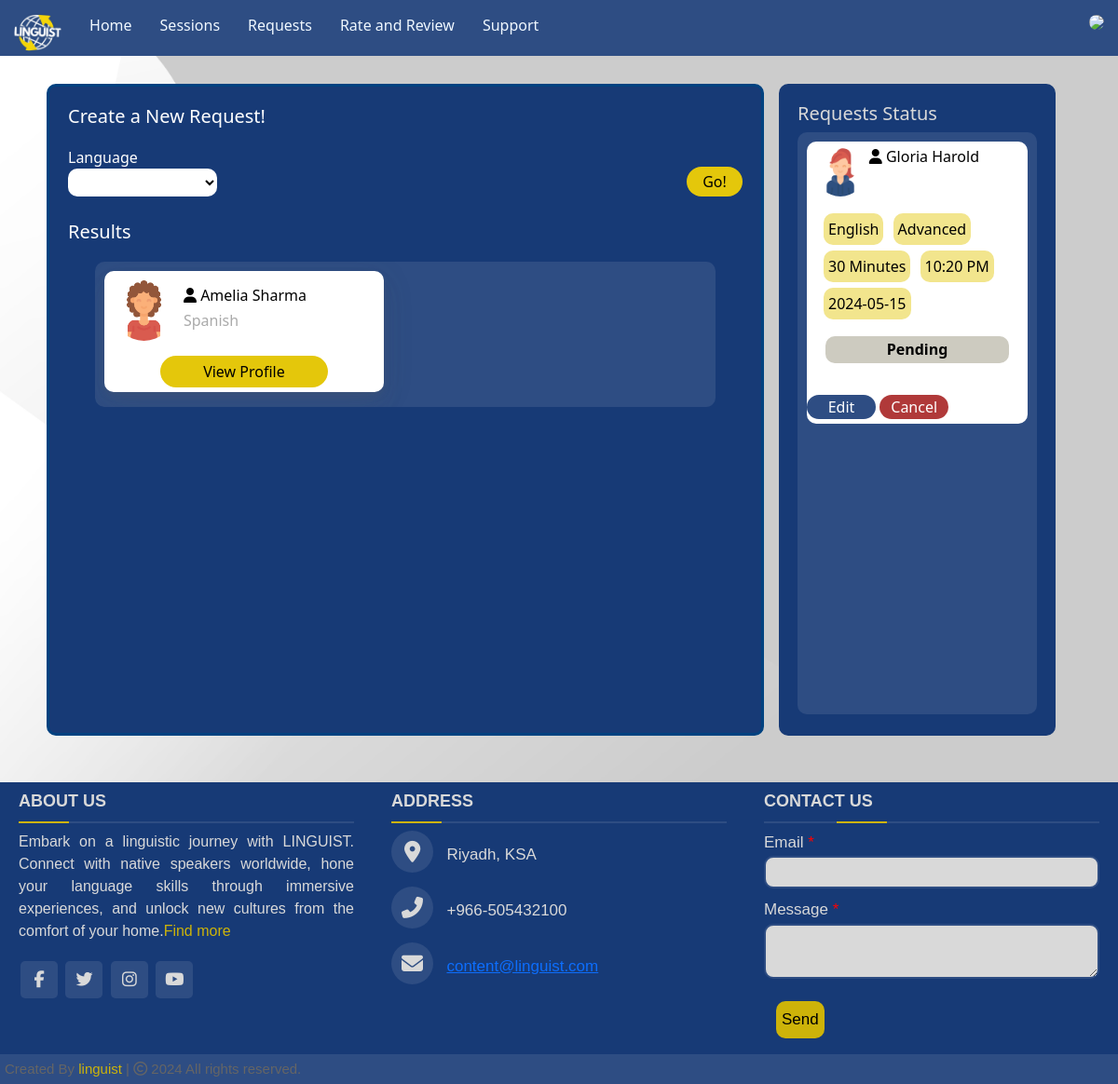
Screenshot of /php/learnerRequest2.php?Language=Spanish (signed in) with the database file from the repository.
### tables this page shows
CREATE TABLE `tutor_languages` (
  `P_ID` int(11) NOT NULL,
  `Language` varchar(50) NOT NULL
);

CREATE TABLE `tutor` (
  `ID` int(11) NOT NULL,
  `Email` varchar(255) NOT NULL,
  `image` varchar(255) DEFAULT NULL,
  `Firstname` varchar(70) NOT NULL,
  `Lastname` varchar(70) NOT NULL,
  `age` varchar(10) NOT NULL,
  `gender` varchar(20) NOT NULL,
  `password` varchar(40) NOT NULL,
  `PhoneNumber` varchar(10) DEFAULT NULL,
  `city` varchar(100) DEFAULT NULL,
  `bio` varchar(900) DEFAULT NULL,
  `experience` varchar(800) DEFAULT NULL,
  `eduction` varchar(800) DEFAULT NULL,
  `reset_token` varchar(200) DEFAULT NULL,
  `Price` double DEFAULT NULL
);

CREATE TABLE `request` (
  `P_ID` int(11) NOT NULL,
  `L_ID` int(11) NOT NULL,
  `Time` time NOT NULL,
  `Date` date NOT NULL,
  `Duration` int(10) NOT NULL,
  `Language` varchar(15) NOT NULL,
  `Level` varchar(15) NOT NULL,
  `Status` varchar(15) NOT NULL DEFAULT 'Pending',
  `Price` double NOT NULL
);

### php/learnerRequest2.php (the view, shortened to what this page needs)
<?php
    if (!$conn = mysqli_connect(DB_HOST,DB_USER,DB_PSWD,DB_NAME))
        die("Connection failed.");
?>
<!DOCTYPE html>
<html>
    <head>
        <link rel="stylesheet" href="../css/learnerRequest2.css">
        <link rel="stylesheet" href="../css/tutorReq.css">
        <link rel="stylesheet" href="../css/footer.css">
         <link rel="stylesheet" href="../header_folder/headerPartner.css">
        <link href="https://cdn.jsdelivr.net/npm/bootstrap@5.0.2/dist/css/bootstrap.min.css" rel="stylesheet">
    </head>
    <body>
        <header id="header">
            <div id="header-div">
            <nav class="fixed-top" id="main-nav">
                <ul id="ul1">
                    <li><img src="../images/linguistBlueAndWhite.jpg" alt="LINGUIST logo"  id="logo-img" ></li>
                    <li class="list1-item"><a href="HomePageLearner.php" class="list1-item">Home</a></li>
                    <li class="list1-item"><a href="SESSionLearner.php">Sessions</a></li>
                    <li class="list1-item" ><a href="learnerRequest2.php">Requests</a></li>
                    <li class="list1-item"><a href="RateAndReview.php">Rate and Review</a></li>
                    <li class="list1-item"><a href="Supports.php">Support</a></li>
                </ul>
                <ul id="ul2">
                    <li id="acnt li">
                        <nav id="account-nav"><img src="../images/<?php echo  $image?>" id="account-img">
                        </nav>
                    </li>
                </ul>
            </nav>
        </div>
         </header>
         <main class="grid-container">
        <div class="containing-div">
            <div class="request_div inner-div">
                <h5 id="new-req-header">Create a New Request!</h5>
                <form method="get">
                    <fieldset>
                        <div class="fieldset-container">
                        <div class="select-container">
                            <label>Language<br>
                                <div class="selectWrapper">
                                    <select class="input-box" name="Language">
                                        <option></option>
                                        <option>English</option>
                                    </select>
                                </div>
                            </label>
                        </div>
                        <div class="btn-container">
                            <button class="selectWrapper" id="go-btn">Go!</button>
                        </div>
                    </div>
                    </fieldset>
                </form>
                 <h5 id="result-header">Results</h5>
                <div class="result">
                <div class="result-carousel">
                    <?php
 if(isset($_GET['Language'])  ) {
    $sql = "SELECT * FROM tutor, tutor_languages where Language='" .$_GET['Language']."' AND P_ID=ID ";
    $result = mysqli_query($conn, $sql);
    if (mysqli_num_rows($result) > 0) {
        while($row = mysqli_fetch_assoc($result)) {
                    echo
                    '
                    <div class="result-cell">
                    <div class="acc-info">
                    <img class="result-img" src="../images/'.$row['image'].'" alt="account image">
                     <div class="more-info"><h6>
                    <i class="fa-solid fa-user"></i> '.$row['Firstname']. " "  .$row['Lastname'].' </h6>
                    <h6 id="categories">'.$row['Language'].' </h6> </div> </div>
                    <div class="bio"><p>'.'</p></div>
                    <form action="tutor_profile_page.php" method="post">
    <input type="hidden" name="tutor_id" value="'.$row['ID'].'">
    <input type="hidden" name="language" value="'.$_GET['Language'].'">
    <div type="submit" class="post-req-btn"><button>View Profile</button></div></div>
</form>';
                    }}
                    else
                    echo '<h3>No results.</h3>';
             }
    ?>
</div>
                </div>
            </div>
            <div class="status-div inner-div">
                <h5>Requests Status</h5>
                <div class="inner-status">
        <?php
$sql2 = "SELECT * FROM request,tutor where L_ID='" .$_SESSION['user_id']. "' AND P_ID = tutor.ID" ;
$result2 = mysqli_query($conn, $sql2);
if (mysqli_num_rows($result2) > 0) {
    while($row2 = mysqli_fetch_assoc($result2)) {
        if( strcasecmp($row2["Status"], "accepted") == 0 ||  strcasecmp($row2["Status"], "rejected") == 0){
               echo     '<div class="status-cell">
                        <div class="acc-info">
                            <img src="../images/'.$row2['image'].'" alt="account image">
                            <div class="status-info">
                               <h6><i class="fa-solid fa-user"></i> '.$row2['Firstname']. " "  .$row2['Lastname'].'</h6>
                            </div>
                           </div>
                           <div class="specifications-div">
                           <div class="language specifications">'.$row2['Language'].'</div>
                           <div class="level specifications">'.$row2['Level'].'</div>
                           <div class="duration specifications">'.$row2['Duration'].' Minutes</div>
                           <div class="time specifications">'.date("h:i A", strtotime($row2['Time'])).'</div>
                           <div class="date specifications">'.$row2['Date'].'</div>
                       </div>
                                           <h6 class="status" id="'.$row2['Status'].'">'.$row2['Status'].'</h6><br>
                                           <button class="edit" id="disabled">Edit</button>
                                            <button class="cancel" id="disabled">Cancel</button>
                    </div>';
    } elseif( strcasecmp($row2["Status"], "pending") == 0){
        echo     '<div class="status-cell">
        <div class="acc-info">
            <img src="../images/'.$row2['image'].'" alt="account image">
            <div class="status-info">
               <h6><i class="fa-solid fa-user"></i> '.$row2['Firstname']. " "  .$row2['Lastname'].'</h6>
            </div>
           </div>
           <div class="specifications-div">
           <div class="language specifications">'.$row2['Language'].'</div>
           <div class="level specifications">'.$row2['Level'].'</div>
           <div class="duration specifications">'.$row2['Duration'].' Minutes</div>
           <div class="time specifications">'.date("h:i A", strtotime($row2['Time'])).'</div>
           <div class="date specifications">'.$row2['Date'].'</div>
       </div>
           <h6 class="status" id="pending">'.$row2['Status'].'</h6><br>
           <form action="EditRequest.php" method="post">
                        <input type="hidden" name="p_id" value="'.$row2['P_ID'].'">
                        <input type="hidden" name="l_id" value="'.$_SESSION['user_id'].'">
                        <input type="hidden" name="time" value="'.$row2['Time'].'">
                        <input type="hidden" name="date" value="'.$row2['Date'].'">
                        <button class="edit" type="submit">Edit</button>
                        </form>
             <form action="'.$_SERVER['PHP_SELF'].'" method="post">
           <input type="hidden" name="p_id" value="' .$row2['P_ID'].'">
           <input type="hidden" name="l_id" value="'. $_SESSION['user_id'].'">
           <input type="hidden" name="time" value="'.$row2['Time'].'">
           <input type="hidden" name="date" value="'.$row2['Date'].'">
           <button class="cancel" type="submit" name="cancel" value="cancel">Cancel</button>
       </form>
    </div>';
    }
}}else echo 'no result';
                ?>
                </div>
            </div>
        </div>
         </main>
         <footer>
            <div class="main-content">
              <div class="left box">
                <h2>About us</h2>
                <div class="content">
                  <p> Embark on a linguistic journey with LINGUIST. Connect with native speakers worldwide,
                       hone your language skills through immersive experiences, and unlock new cultures from the comfort of your home.<a class="find-more" href="About_us_pageMain.html">Find more</a></p>
                  <div class="social">
                    <a href="#"><span class="fab fa-facebook-f"></span></a>
                    <a href="#"><span class="fab fa-twitter"></span></a>
                    <a href="#"><span class="fab fa-instagram"></span></a>
                    <a href="#"><span class="fab fa-youtube"></span></a>
                  </div>
                </div>
              </div>
              <div class="center box">
                <h2>Address</h2>
                <div class="content">
                  <div class="place">
                    <span class="fas fa-map-marker-alt"></span>
                    <span class="text">Riyadh, KSA</span>
                  </div>
                  <div class="phone">
                    <span class="fas fa-phone-alt"></span>
                    <span class="text">+966-505432100</span>
                  </div>
                  <div class="email">
                    <span class="fas fa-envelope"></span>
                    <span class="text"><a href="mailto:content@linguist.com">content@linguist.com</a>
                      </span>
                  </div>
                </div>
              </div>
              <div class="right box">
                <h2>Contact us</h2>
                <div class="content">
                  <form action="#" method="post">
                    <div class="email">
                      <div class="text">Email <span class="required">*</span></div>
                      <input type="email" required>
                    </div>
                    <div class="msg">
                      <div class="text">Message <span class="required">*</span></div>
                      <textarea rows="2" cols="25" required></textarea>
                    </div>
                    <div class="btn">
                      <button type="submit">Send</button>
                    </div>
                  </form>
                </div>
              </div>
            </div>
            <div class="bottom">
              <section>
                <span class="credit">Created By <a href="main.html">linguist</a> | </span>
                <span class="far fa-copyright"></span><span> 2024 All rights reserved.</span>
              </section>
            </div>
          </footer>
    </body>
</html>

### css/learnerRequest2.css (style rules this page uses)
main { padding: 50px; padding-top: 90px; background-color: #d9d9d9; background-image: url(../images/bb.png); background-size: cover; }
.containing-div { display: flex; }
#new-req-header { margin-bottom: 20px; }
.request_div { background-color: #173A76; width: 70%; border: 3px solid rgb(0, 66, 128); padding: 20px; border-radius: 10px; overflow: hidden; color: #ffffff; box-sizing: border-box; }
.fieldset-container { display: flex; align-items:center; }
.select-container { flex: 1; }
.input-box { padding: 2px; border-radius: 8xp; width: 160px; height: 30px; border: none; background-color: #ffffff; }
form { margin-bottom: 15px; display: contents; }
.selectWrapper { border-radius: 10px; display:inline-block; overflow:hidden; }
#go-btn { width: 60px; border: none; border-radius: 20px; background-color: rgb(228, 199, 11) ; padding: 4px 0px; margin-left: 3px; margin-top: 16px; }
.result-cell { background-color: #ffffff; color: black; overflow: hidden; border-radius: 10px; display: inline-block; width: 300px; box-shadow: 0 0.46875rem 2.1875rem rgba(90,97,105,.1), 0 0.9375rem 1.40625rem rgba(90,97,105,.1), 0 0.25rem 0.53125rem rgba(90,97,105,.12), 0 0.125rem 0.1875rem rgba(90,97,105,.1); margin: 10px; }
.acc-info { display: flex; margin: 10px; }
.more-info { display: block; flex: 70%; margin-top: 7px; margin-left: 5px; }
#categories { color: #aaaaaa; }
.result-img { flex: 20%; width: 20%; height: 20%; margin-right: 5px; border-radius: 100%; }
.result { background-color: #2E4D83; border-radius: 5px; overflow: scroll; width: 92%; max-height: 490px; margin: auto; }
#result-header { margin-bottom: 20px; }
.post-req-btn { text-align: center; margin-bottom: 5px; }
.post-req-btn button { background-color: rgb(228, 199, 11); border: none; padding: 5px; border-radius: 20px; width: 60%; }
.status-div { background-color: #173A76; width: 27%; height: 700px; border-radius: 10px; padding: 20px; margin-left: 16px; }
.status-div h5 { color:#d9d9d9; }
.inner-status { background-color: #2E4D83; border-radius: 10px; height: 625px; overflow-y: auto; overflow-x: hidden; }
.status-cell { background-color: #ffffff; color: black; border-radius: 10px; margin: 10px; }
.status-cell img { flex: 20%; width: 20%; height: 20%; margin-right: 5px; margin-top: 7px; border-radius: 100%; }
.status-info { flex: 70%; margin-top: 7px; }
.status-cell img, .status-info { display: inline-block; }
.inner-div { display: inline-block; }
.status { border-radius: 10px; padding: 5px; width: auto; text-align: center; margin: 10px 20px; }
#pending { background-color: #cdcbc0; font-weight: bold; }
.edit, .cancel { display: inline-block; position: relative ; width: 74px; color: #ffffff; background-color: #2E4D83; border: none; border-radius: 20px; margin-bottom: 5px; }
.cancel { background-color: rgb(176, 57, 57); }

### css/tutorReq.css (style rules this page uses)
main { padding: 50px; padding-top: 90px; background-color: #d9d9d9; background-image: url(../images/bb.png); background-size: cover; }
#new-req-header { margin-bottom: 20px; }
.result-cell { background-color: #ffffff; color: black; white-space: wrap; border-radius: 10px; display: inline-block; width: 300px; box-shadow: 0 0.46875rem 2.1875rem rgba(90,97,105,.1), 0 0.9375rem 1.40625rem rgba(90,97,105,.1), 0 0.25rem 0.53125rem rgba(90,97,105,.12), 0 0.125rem 0.1875rem rgba(90,97,105,.1); margin: 10px; }
.acc-info { display: flex; margin: 10px; }
.more-info { display: block; flex: 70%; margin-top: 7px; margin-left: 5px; }
#categories { color: #aaaaaa; }
.result-img { flex: 20%; width: 20%; height: 20%; margin-right: 5px; border-radius: 100%; }
.result { background-color: #2E4D83; border-radius: 10px; max-height: 520px; overflow: scroll; }
#result-header { margin-top: 20px; margin-bottom: 20px; }
.specifications-div { margin: 10px; padding: 5px; }
.specifications { margin-bottom: 10px; padding: 5px; }
.level, .language, .duration, .date, .time { background-color: rgba(228, 199, 11, 0.466); border-radius: 10px; padding: 5px; border-color: #CDB309; border: 3px; margin: 3px; display: inline-block; }

### rows the page displays
tutor_languages: P_ID.image (picture), P_ID.Firstname "Amelia", P_ID.Lastname "Sharma", Language "Spanish"
request: P_ID.image (picture), P_ID.Firstname "Gloria", P_ID.Lastname "Harold", Language "English", Level "Advanced", Duration "30", Time "10:20 PM", Date "2024-05-15", Status "Pending"
